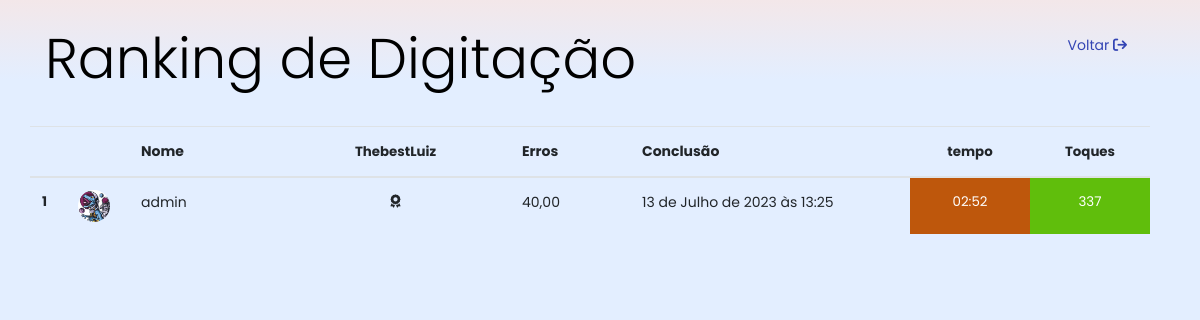
The page /rankindigitacao/ (signed in) on the database its author committed.
### aluno/models.py (models this page shows, shortened)
class ProvaDigitacao(models.Model):
    aluno = models.ForeignKey(User, on_delete=models.CASCADE)
    data_conclusao = models.DateTimeField(auto_now_add=True)
    toques = models.IntegerField(null=True, blank=True)
    nota = models.DecimalField(max_digits=6, decimal_places=2, null=True, blank=True)
    tempo = models.CharField(max_length=255, null=True, blank=True)
    erros = models.DecimalField(max_digits=6, decimal_places=2, null=True, blank=True)

class Aluno(models.Model):
    user = models.OneToOneField(User, on_delete=models.CASCADE, validators=[validators.EmailValidator()])
    nome_completo = models.CharField(max_length=255)
    genero = models.CharField(
        max_length=2,
        default='',
        choices=(
            ('H', 'Homem'),
            ('M', 'Mulher'),
            ('O', 'Outros'),
        )
    )
    endereco = models.CharField(max_length=255, blank=True, null=True)
    numero = models.CharField(max_length=5)
    complemento = models.CharField(max_length=30)
    bairro = models.CharField(max_length=30)
    cep = models.CharField(max_length=8)
    cidade = models.CharField(max_length=30)
    estado = models.CharField(
        max_length=2,
        default='RS',
        choices=(
            ('AC', 'Acre'),
            ('AL', 'Alagoas'),
            ('AP', 'Amapá'),
            ('AM', 'Amazonas'),
            ('BA', 'Bahia'),
            ('CE', 'Ceará'),
            ('DF', 'Distrito Federal'),
            ('ES', 'Espírito Santo'),
            ('GO', 'Goiás'),
            ('MA', 'Maranhão'),
            ('MT', 'Mato Grosso'),
            ('MS', 'Mato Grosso do Sul'),
            ('MG', 'Minas Gerais'),
            ('PA', 'Pará'),
            ('PB', 'Paraíba'),
            ('PR', 'Paraná'),
            ('PE', 'Pernambuco'),
            ('PI', 'Piauí'),
            ('RJ', 'Rio de Janeiro'),
            ('RN', 'Rio Grande do Norte'),
            ('RS', 'Rio Grande do Sul'),
            ('RO', 'Rondônia'),
            ('RR', 'Roraima'),
            ('SC', 'Santa Catarina'),
            ('SP', 'São Paulo'),
            ('SE', 'Sergipe'),
            ('TO', 'Tocantins'),
        )
    )
    telefone = models.CharField(max_length=20)
    email = models.EmailField()
    data_nascimento = models.DateField(blank=True, null=True)
    cpf = models.CharField(max_length=255, blank=True, null=True)
    foto = models.ImageField(upload_to='media/aluno/foto')
    cadastro_completo = models.BooleanField(default=False)
    tour_completo = models.BooleanField(default=True)
    tour_dig_completo = models.BooleanField(default=True)

### aluno/views.py (the view)
# urls.py: path('rankindigitacao/', views.rankindigitacao, name='rankindigitacao'),
@login_required
def rankindigitacao(request):
    rank = ProvaDigitacao.objects.order_by('-toques', 'tempo', 'erros').select_related('aluno')
    foto = Aluno.objects.all()
    dados = {
        'rank': rank,
        'foto': foto,
    }
    return render(request, 'aluno/rank_digitacao.html', dados)

### aluno/context_processors.py (called while the page is built)
def aluno(request):
    if request.user.is_authenticated:
        try:
            aluno = Aluno.objects.get(user=request.user)
        except Aluno.DoesNotExist:
            aluno = None
    else:
        aluno = None
    return {'aluno': aluno}

### pedido/context_processors.py (called while the page is built)
def cart_item_count(request):
    carrinho = request.session.get('carrinho', {})
    total_itens = len(carrinho)
    return {'total_itens': total_itens}

### aluno/templates/aluno/rank_digitacao.html (shortened to what this page needs)
{% load bootstrap %}
{% load static %}
<!doctype html>
<html lang="pt-BR">
<head>
  <link href="{% static 'bootstrap/css/bootstrap.min.css' %}" rel="stylesheet">
  <link href="{% static 'bootstrap/css/list-groups.css' %} "rel="stylesheet">
  <link href="{% static 'fontawesomefree/css/fontawesome.css' %}" rel="stylesheet" type="text/css">
  <link href="{% static 'fontawesomefree/css/brands.css' %}" rel="stylesheet" type="text/css">
  <link href="{% static 'fontawesomefree/css/solid.css' %}" rel="stylesheet" type="text/css">
  <link href="{% static 'bootstrap/css/cheatsheet.css' %}" rel="stylesheet">
  <link rel="stylesheet" href="https://stackpath.bootstrapcdn.com/font-awesome/4.7.0/css/font-awesome.min.css">
  <link rel="stylesheet" href="{% static 'bootstrap/css/style.css' %}">
  <link rel="stylesheet" href="{% static 'bootstrap/css/digitacao.css' %}">
</head>
<body>
  <br>
  <div class="container">
    <div class="row ">
      <div class="col-8">
        <h1 class="display-4">Ranking de Digitação</h1>
      </div>
      <div class="col-4 text-right">
        <a href="/cursodigitacao/1" class="nav-link px-2 link-secondary">Voltar <i class="fa-solid fa-arrow-right-from-bracket"></i></a>
      </div>
    </div>
    <br>
    <div class="row">
        <table class="table table-hover">
          <thead>
            <tr>
              <th scope="col" class="text-center" style="width: 20px;"></th>
              <th scope="col" class="text-center" style="width: 70px;"></th>
              <th scope="col">Nome</th>
              <th scope="col" class="text-center">ThebestLuiz</th>
              <th scope="col" style="width: 120px;">Erros</th>
              <th scope="col" style="width: 280px;">Conclusão</th>
              <th scope="col" class="text-center" style="width: 120px;">tempo</th>
              <th scope="col" class="text-center" style="width: 120px;">Toques</th>
            </tr>
          </thead>
          {% for rank in rank %}
          {% if rank.nota >= 10 %}
          <tbody>
            <tr>
              <th scope="row" class="text-center">{{ forloop.counter }}</th>
              <td class="text-center">
                {% for aluno in foto %}
                    {% if aluno.user == rank.aluno %}
                        <img src="{% static aluno.foto.url %}" alt="Foto do Aluno" width="32" height="32" class="rounded-circle">
                    {% endif %}
                {% endfor %}
            </td>
              <td class="text-start">{{ rank.aluno }}</td>
              <td class="text-center"><i class="fa-solid fa-award"></i></td>
              <td class="text-start">{{ rank.erros }}</td>
              <td class="text-start">{{ rank.data_conclusao }}</td>
              <td class="text-center" style="background-color: #be570c; color: white;">{{ rank.tempo }}</td>
              <td class="text-center" style="background-color: #60be0c; color: white;">{{ rank.toques }}</td>
            </tr>
            {% endif %}
            {% endfor %}
  </div>
 </div>
</body>
</html>

### rows shown on the page
ProvaDigitacao: aluno "admin", erros "40,00", data_conclusao "13 de Julho de 2023 às 13:25", tempo "02:52", toques "337"
Aluno: foto (placeholder picture)
